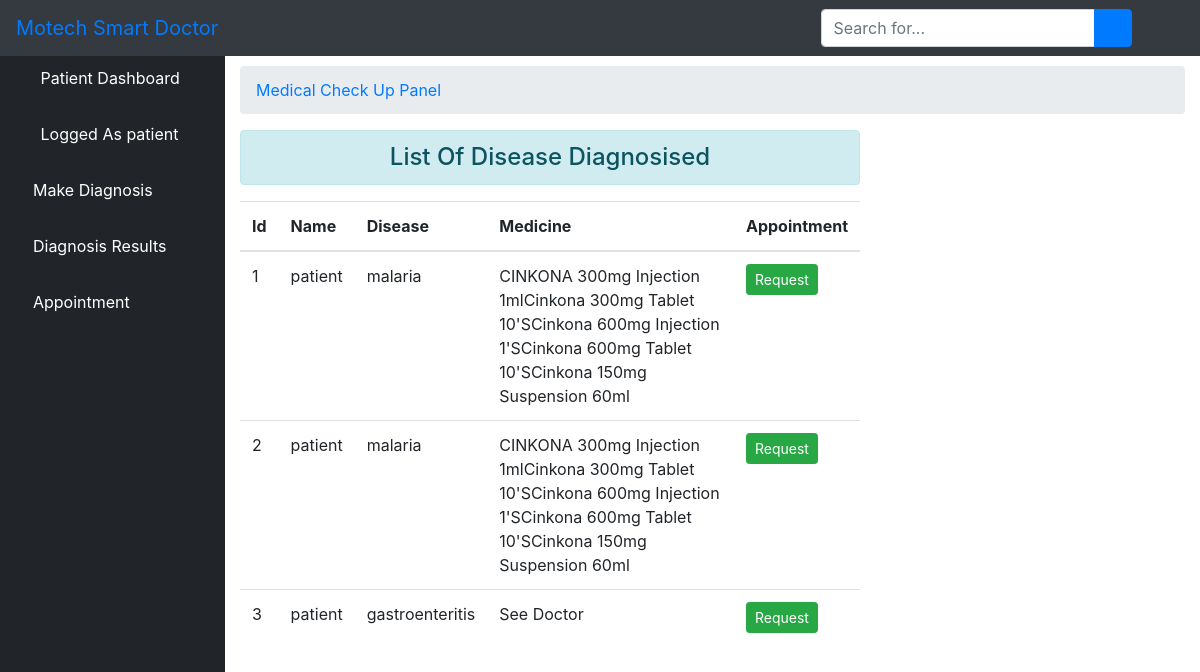
Screenshot of /result/ (signed in) with the database file from the repository.
### core/models.py (models this page shows, shortened)
class User(AbstractUser):
    is_patient = models.BooleanField(default=False)
    is_doctor = models.BooleanField(default=False)
    phonenumber = models.CharField(max_length=200,null=True)

class Medical(models.Model):
    s1 = models.CharField(max_length=200)
    s2 = models.CharField(max_length=200)
    s3 = models.CharField(max_length=200)
    s4 = models.CharField(max_length=200)
    s5 = models.CharField(max_length=200)
    disease = models.CharField(max_length=200)
    medicine = models.CharField(max_length=200)
    patient = models.ForeignKey(User, related_name="patient", on_delete= models.CASCADE)
    doctor = models.ForeignKey(User, related_name="doctor", on_delete= models.CASCADE, null=True)
    created_on = models.DateTimeField(auto_now_add=True)

### core/views.py (the view)
# urls.py: path('result/', views.patient_result, name='result'),
def patient_result(request):
	user_id = request.user.id
	disease = Medical.objects.all().filter(patient_id=user_id)
	context = {'disease':disease, 'status':'1'}
	return render(request, 'patient/result.html', context)

### core/templates/patient/result.html (shortened to what this page needs)
{% extends 'patient/base.html' %}
{% block body %}
 <div id="content-wrapper">
        <div class="container-fluid">
            <ol class="breadcrumb">
                <li class="breadcrumb-item">
                    <a href="">Medical Check Up Panel</a>
                </li>
            </ol>
            <div class="row">
            <div class="col-sm-8">
                <h4 class="text-center alert alert-info">List Of Disease Diagnosised</h4>
                <table class="table table-hover">
                    <thead>
                        <tr>
                            <th scope="col">Id</th>
                            <th scope="col">Name</th>
                            <th scope="col">Disease</th>
                            <th scope="col">Medicine</th>
                            <th scope="col">Appointment</th>
                        </tr>
                    </thead>
                    <tbody id="tbody">
                        {% for d in disease %}
                        <tr>
                            <td>{{ d.id }}</td>
                            <td>{{ d.patient.username }}</td>
                            <td>{{ d.disease }}</td>
                            {% if d.medicine == "" %}
                            <td>Yet Recommended</td>
                            {% else %}
                            <td>{{ d.medicine }}</td>
                            {% endif %}
                            <td>
                                <input class="btn btn-success btn-sm btn_ment" type="button" data-sid="{{d.id}}" value="Request">
                            </td>
                        </tr>
                        {% endfor %}
                    </tbody>
                </table>
            </div>
            </div>
        </div>
        </div>
{% endblock %}

### core/templates/patient/base.html (shortened to what this page needs)
{% load static %}
<!DOCTYPE html>
<html>
<head>
    <link rel="stylesheet" href="{% static 'core/css/bootstrap/four/bootstrap.css' %}">
    <link href="{% static 'core/css/sb-admin.css' %}" rel="stylesheet">
    <link href="{% static 'core/css/fontawesome-free/css/all.min.css' %}" rel="stylesheet" type="text/css">
</head>
<body id="page-top">
<nav class="navbar navbar-expand navbar-dark bg-dark fixed-top">
    <a class="navbar-brand mr-1 text-primary" href="">Motech Smart Doctor</a>
    <button class="btn btn-link btn-sm text-white order-1 order-sm-0" id="sidebarToggle" href="#">
        <i class="fas fa-bars"></i>
    </button>
    <form class="d-none d-md-inline-block form-inline ml-auto mr-0 mr-md-3 my-2 my-md-0">
        <div class="input-group">
            <input type="text" class="form-control" placeholder="Search for..." aria-label="Search" aria-describedby="basic-addon2">
            <div class="input-group-append">
                <button class="btn btn-primary" type="button">
                    <i class="fas fa-search"></i>
                </button>
            </div>
        </div>
    </form>
    <ul class="navbar-nav ml-auto ml-md-0">
        <li class="nav-item dropdown no-arrow">
            <a class="nav-link dropdown-toggle" href="#" id="userDropdown" role="button" data-toggle="dropdown" aria-haspopup="true" aria-expanded="false">
                <i class="fas fa-user-circle fa-fw text-primary"></i>
            </a>
        </li>
    </ul>
</nav>
<div id="wrapper" style="padding-top: 50px">
<ul class="sidebar navbar-nav">
    <li class="nav-item active">
        <a class="nav-link" href="{% url 'patient' %}">
            <i class="fas fa-fw fa-tachometer-alt"></i>
            <span>Patient Dashboard</span>
        </a>
    </li>
    <li class="nav-item active">
        <a class="nav-link" href="">
            <i class="fas fa-user-circle fa-fw text-primary"></i>
            <span>Logged As {{ user.username }}</span>
        </a>
    </li>
    {% if status == '1' %}
     <li class="nav-item">
        <a class="nav-link" href="{% url 'diagnosis' %}">
            <i class="fas fa-microscope text-primary"></i>
            <span style="color: white">Make Diagnosis</span>
        </a>
    </li>
    <li class="nav-item">
        <a class="nav-link" href="{% url 'result' %}">
            <i class="fas fa-pager text-primary"></i>
            <span style="color: white">Diagnosis Results</span>
        </a>
    </li>
    <li class="nav-item">
        <a class="nav-link" href="{% url 'ment_list' %}">
            <i class="fas fa-calendar text-primary"></i>
            <span style="color: white">Appointment</span>
        </a>
    </li>
    {% endif %}
</ul>
    {% block body %}{% endblock %}
</div>

### rows the page displays
User: username "patient"
Medical: id "1", patient.username "patient", disease "malaria", medicine "CINKONA 300mg Injection 1mlCinkona 300mg Tablet 10'SCinkona 600mg Injection 1'SCinkona 600mg Tablet 10'SCinkona 150mg Suspension 60ml"
Medical: id "2", patient.username "patient", disease "malaria", medicine "CINKONA 300mg Injection 1mlCinkona 300mg Tablet 10'SCinkona 600mg Injection 1'SCinkona 600mg Tablet 10'SCinkona 150mg Suspension 60ml"
Medical: id "3", patient.username "patient", disease "gastroenteritis", medicine "See Doctor"
